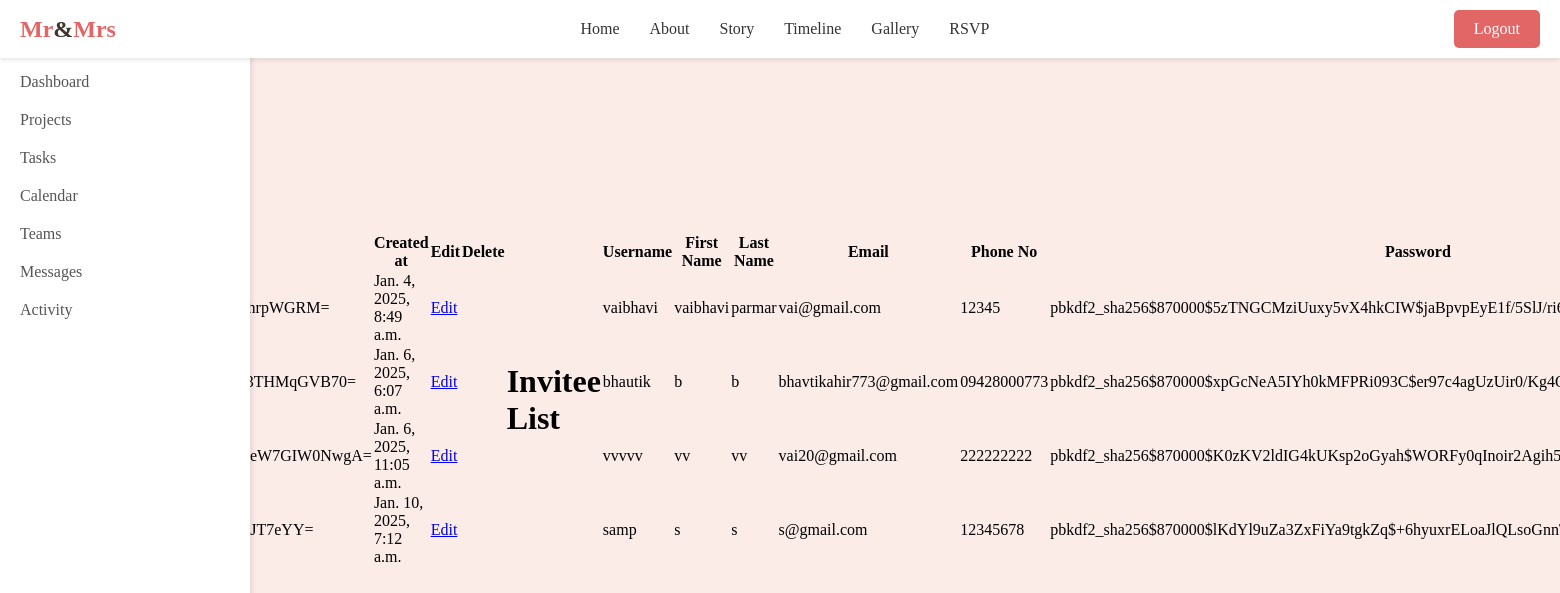
Before: /admin_display with the older database file.
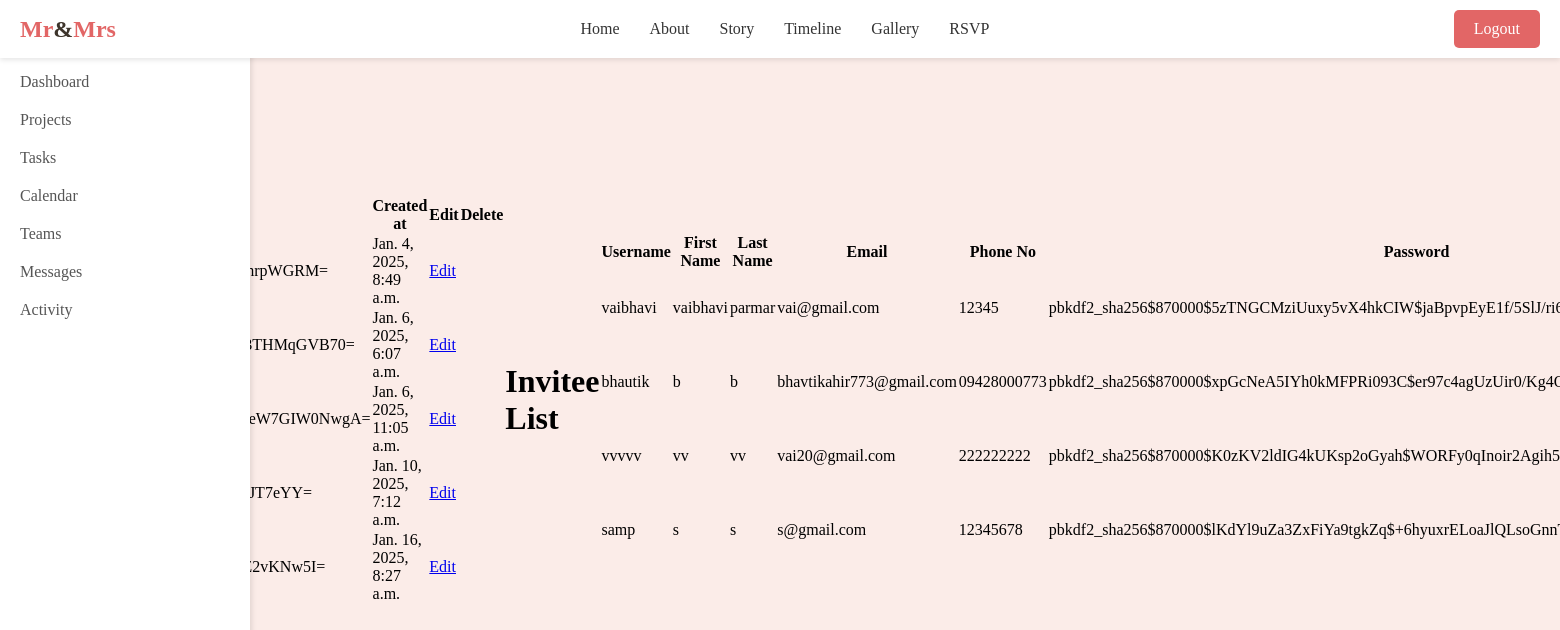
After: the same page with the newer database file.
### Inviter/models.py (models this page shows)
class Inviter(models.Model):
    username = models.CharField(max_length=100,unique=True)
    f_name = models.CharField(max_length=100, verbose_name='First name')
    l_name = models.CharField(max_length=100, verbose_name='Last name')
    email = models.EmailField(unique=True)
    phone_no = models.CharField(max_length=15,unique=True)
    password = models.CharField(max_length=100)
    created_at = models.DateTimeField(auto_now_add=True)
    class Meta:
        verbose_name = 'Inviter'
    def __str__(self):
        return self.username

### Invitee/models.py (models this page shows, shortened)
class Invitee(models.Model):
    username = models.CharField(max_length=100,unique=True)
    f_name = models.CharField(max_length=100, verbose_name='First name')
    l_name = models.CharField(max_length=100, verbose_name='Last name')
    email = models.EmailField(unique=True)
    phone_no = models.CharField(max_length=15)
    password = models.CharField(max_length=100)
    created_at = models.DateTimeField(auto_now_add=True)
    class Meta:
        verbose_name = "Invitee"

### Knotify/views.py (the view)
# urls.py: path('admin_display', views.admin, name='admin'),
def admin(request):
    invitee = Invitee.objects.all()
    inviter = Inviter.objects.all()
    events = EventDetails.objects.all()
    context = {
        'invitee':invitee,
        'inviter':inviter,
        'events':events
    }
    return render(request, 'admin.html', context)

### templates/admin.html (shortened to what this page needs)
{% extends "base_temp2.html" %}
{% block content %}
    <table>
        <thead>
            <tr>
                <th>Password</th>
                <th>Created at</th>
                <th>Edit</th>
                <th>Delete</th>
            </tr>
        </thead>
        <tbody>
            {% for ir in inviter %}
                <tr>
                    <td>{{ ir.password }}</td>
                    <td>{{ ir.created_at }}</td>
                    <td><a class = 'btn' href="{% url 'edit_profile' ir.username %}">Edit</a></td>
                </tr>
            {% endfor %}
        </tbody>
    </table>
       <br> <br>
       <h1>Invitee List</h1>
       <table>
           <thead>
               <tr>
                   <th>Username</th>
                   <th>First Name</th>
                   <th>Last Name</th>
                   <th>Email</th>
                   <th>Phone No</th>
                   <th>Password</th>
               </tr>
           </thead>
           <tbody>
               {% for ie in invitee %}
                   <tr>
                       <td>{{ ie.username }}</td>
                       <td>{{ ie.f_name }}</td>
                       <td>{{ ie.l_name }}</td>
                       <td>{{ ie.email }}</td>
                       <td>{{ ie.phone_no }}</td>
                       <td>{{ ie.password }}</td>
                   </tr>
               {% endfor %}
           </tbody>
       </table>
    <br> <br>
{% endblock %}

Changed rows visible on the page:
added Inviter: created_at "Jan. 16, 2025, 8:27 a.m."
